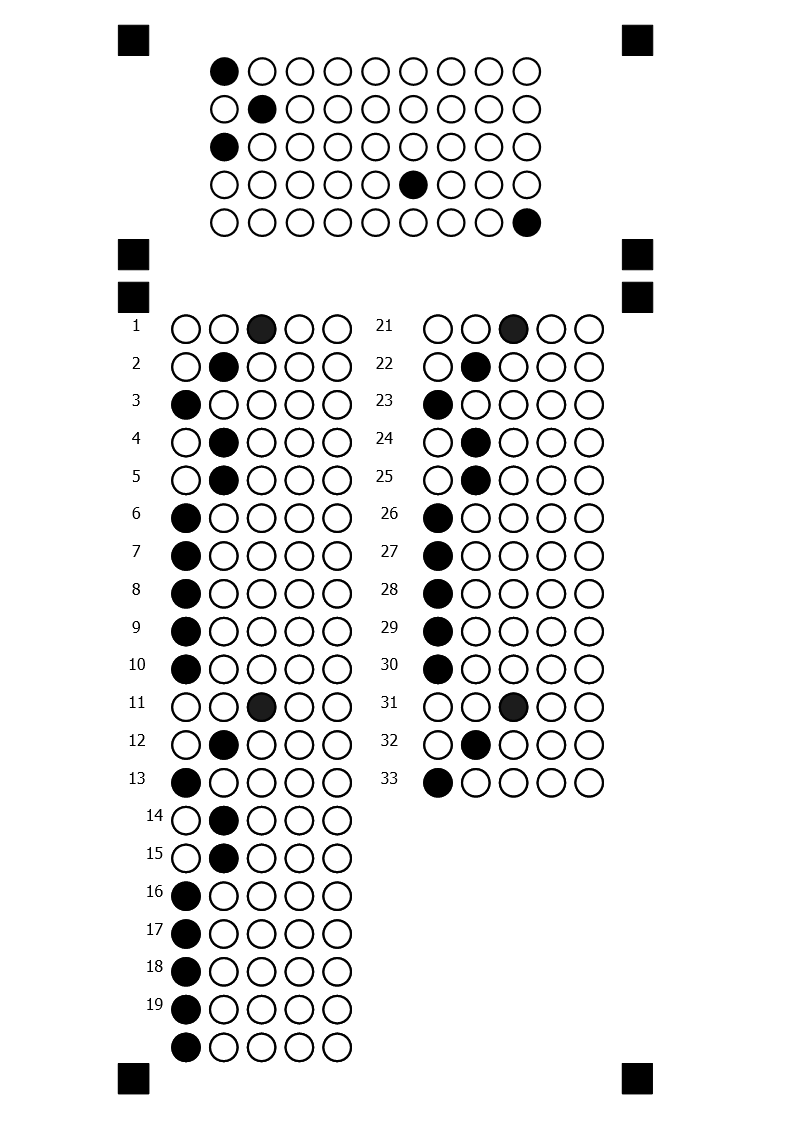
#> input picture x2.png, 795 x 1124 px; its folder holds only this picture in this run
$ python -i last_cleaned_before_tf.py   (imports and definitions only)
#> lines starting #> are read from the running program, lines starting #| are printed output that depends on the picture; after the words box and inside, x2 and y2 are one past the last pixel; in counts of white or black regions, pixels touching at a corner belong together
import cv2
import numpy as np
from imutils.perspective import four_point_transform
from PIL import Image
import os
from datetime import datetime
from django.shortcuts import render,redirect
from .models import Exam,Students,StudentsScores,Files
from django.conf import settings

#127.0.0.1
#3306
#root
#withALLAH

#############################################################
# C:\Users\nozom\Desktop\nnn
# home front not modified
# move analysis to models

############################################################

sqrAvrArea = 0
bubbleWidthAvr = 0
bubbleHeightAvr = 0
upperquestionCount = 6
upperbubbleCount = 10
upperovalCount = upperquestionCount * upperbubbleCount
BubbleSigned = 0
score = 0
secretenumber = ''
dimentions = [400,300,280,310,250,290,200,600,220,320]
upperdimentions=[600,400,500,420,300,320]
failed_images = []

def getCannyFrame( frame):
    gray = cv2.cvtColor(frame, cv2.COLOR_RGBA2GRAY)
    frame = cv2.Canny(gray, 127, 255)
    return frame


def getAdaptiveThresh( frame):
    frame = cv2.cvtColor(frame, cv2.COLOR_RGB2GRAY)
    adaptiveFrame = cv2.adaptiveThreshold(frame, 255, cv2.ADAPTIVE_THRESH_GAUSSIAN_C, cv2.THRESH_BINARY_INV, 51, 1)
    # adaptiveFrame = cv2.adaptiveThreshold(frame, 255, cv2.ADAPTIVE_THRESH_MEAN_C, cv2.THRESH_BINARY_INV, 51, 1)
    return adaptiveFrame

def getFourPoints( canny):
    squareContours = []
    contours, hie = cv2.findContours(canny, cv2.RETR_EXTERNAL, cv2.CHAIN_APPROX_SIMPLE)
    if len(contours) > 0:
        fourPoints = []
        i = 0
        for cnt in contours:

            (x, y), (MA, ma), angle = cv2.minAreaRect(cnt)

            epsilon = 0.04 * cv2.arcLength(cnt, False)
            approx = cv2.approxPolyDP(cnt, epsilon, True)

            x, y, w, h = cv2.boundingRect(cnt)
            aspect_ratio = float(w) / h
            if len(approx) == 4 and aspect_ratio >= 0.7 and aspect_ratio <= 1.2:
                M = cv2.moments(cnt)
                cx = int(M['m10'] / M['m00'])
                cy = int(M['m01'] / M['m00'])
                fourPoints.append((cx, cy))
                squareContours.append(cnt)
                i += 1
        squareContours = sorted(squareContours, key=cv2.contourArea, reverse=True)
        return fourPoints, squareContours

# We are using warping process for creative purposes
def getWarpedFrame( cannyFrame, frame):
    global sqrAvrArea
    fourPoints = np.array(getFourPoints(cannyFrame)[0], dtype="float32")
    fourContours = getFourPoints(cannyFrame)[1]

    if len(fourPoints) >= 4:
        newFourPoints = []
        newFourPoints.append(fourPoints[0])
        newFourPoints.append(fourPoints[1])
        newFourPoints.append(fourPoints[len(fourPoints) - 2])
        newFourPoints.append(fourPoints[len(fourPoints) - 1])

        newSquareContours = []
        newSquareContours.append(fourContours[0])
        newSquareContours.append(fourContours[1])
        newSquareContours.append(fourContours[len(fourContours) - 2])
        newSquareContours.append(fourContours[len(fourContours) - 1])

        for cnt in newSquareContours:
            area = cv2.contourArea(cnt)
            sqrAvrArea += area

        sqrAvrArea = int(sqrAvrArea / 4)

        newFourPoints = np.array(newFourPoints, dtype="float32")

        return four_point_transform(frame, newFourPoints)
    else:
        return None


def getOvalContours( adaptiveFrame):
    global bubbleWidthAvr
    global bubbleHeightAvr
    contours, hierarchy = cv2.findContours(adaptiveFrame, cv2.RETR_EXTERNAL, cv2.CHAIN_APPROX_SIMPLE)
    ovalContours = []

    for contour in contours:
        approx = cv2.approxPolyDP(contour, 0, True)
        ret = 0
        x, y, w, h = cv2.boundingRect(contour)

        # eliminating not ovals by approx lenght
        if (len(approx) > 10 and w / h <= 1.2 and w / h >= 0.8):

            mask = np.zeros(adaptiveFrame.shape, dtype="uint8")
            cv2.drawContours(mask, [contour], -1, 255, -1)

            ret = cv2.matchShapes(mask, contour, 1, 0.0)

            if (ret < 1):
                ovalContours.append(contour)
                bubbleWidthAvr += w
                bubbleHeightAvr += h
    bubbleWidthAvr = bubbleWidthAvr / len(ovalContours)
    bubbleHeightAvr = bubbleHeightAvr / len(ovalContours)
    ovalContours = ovalContours
    return ovalContours

# [56 lines left out: functions x_cord_contour, y_cord_contour, split_image_to_upper_lower, split_lowerimage_to_left_right, thresholding_image, not called in this run]

def get_ovalcontours_from_image_with_normal_dimntions(image_path):
#> called with image_path = '../x2.png'
    imagee = cv2.imread(image_path)
#> imagee is the input picture: shape (1124, 795, 3); min 0, max 255, mean 234.9
    h, w, _ = imagee.shape
#> h = 1124; w = 795
    frame = cv2.resize(imagee, (w, h), interpolation=cv2.INTER_LANCZOS4)
    cannyFrame = getCannyFrame(frame)
#> in getCannyFrame, `frame = cv2.Canny(gray, 127, 255)`:
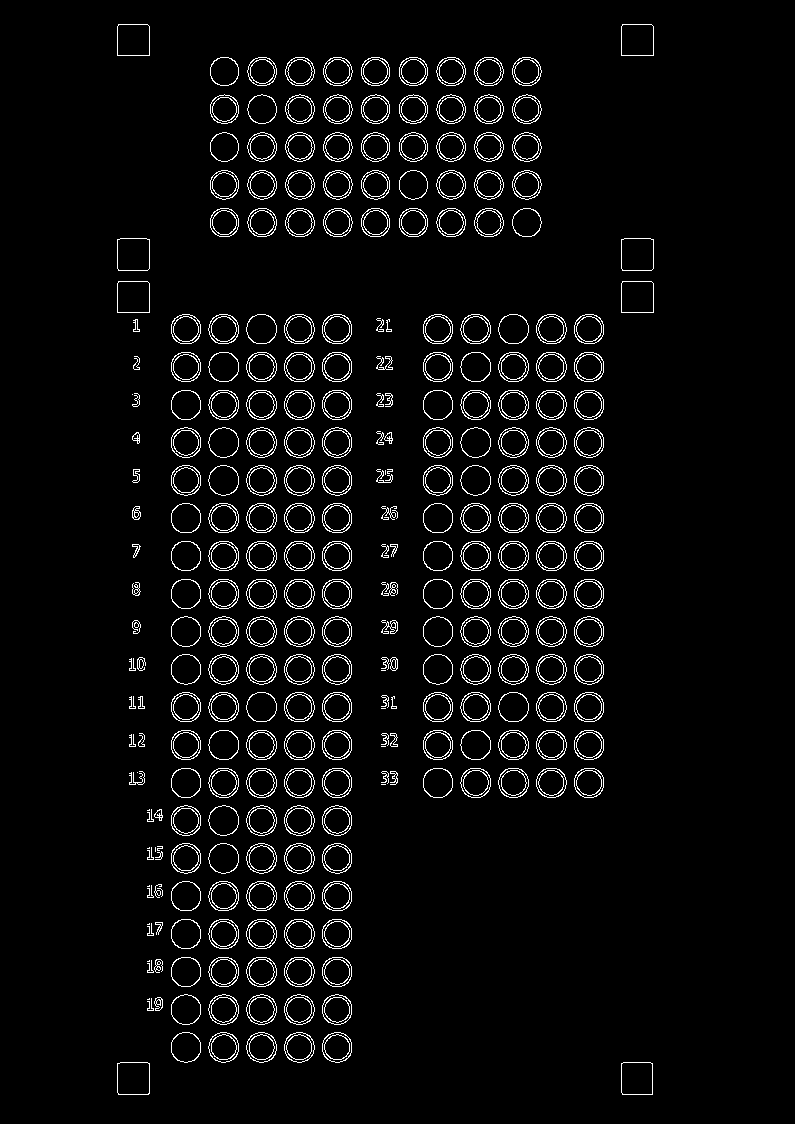
#> frame: shape (1124, 795); 4.3% white in thin lines or dots, all inside (x1, y1, x2, y2) = (117, 24, 654, 1095)
    warpedFrame = getWarpedFrame(cannyFrame, frame)
#> in getFourPoints, `contours, hie = cv2.findContours(canny, cv2.RETR_EXTERNAL, cv2.CHAIN_A..`: contours = 285 contours, 39 with area under 20; largest, box (x1, y1, x2, y2) and area: (117, 1062, 150, 1095) 1018, (621, 238, 654, 271) 1016, (117, 238, 150, 271) 1016, (621, 281, 654, 313) 988, (117, 281, 150, 313) 988; hie = 285 rows, first 6: [1, -1, -1, -1], [2, 0, -1, -1], [3, 1, -1, -1], [4, 2, -1, -1], [5, 3, -1, -1], [6, 4, -1, -1]
#> the loop in getFourPoints, `for cnt in contours: ` made 285 passes
#> (MA, ma, angle, epsilon, approx, w) on passes 1, 2, 51: (32, 31, -90, 3.89, [[621, 1063], [622, 1094], [652, 1094], [652, 1063]], 32), (32, 32, -90, 3.95, [[117, 1063], [118, 1094], [149, 1093], [149, 1063]], 33), (11, 8, -90, 1.25, [[159, 809], [154, 816], [161, 820], [161, 809]], 9)
#> (MA, ma, angle, epsilon, w, h) on pass 183: (11, 8, -90, 1.25, 9, 12)
#> the loop in getFourPoints (call 2), `for cnt in contours: ` made 285 passes
#> cnt on passes 9, 17, 25: [[149, 998], [148, 999], [147, 999], [149, 999]], [[149, 960], [148, 961], [147, 961], [149, 961]], [[149, 923], [148, 924], [147, 924], [149, 924]]
#> the loop in getWarpedFrame, `for cnt in newSquareContours:` made 4 passes
#> in getWarpedFrame, `return four_point_transform(frame, newFourPoints)`:
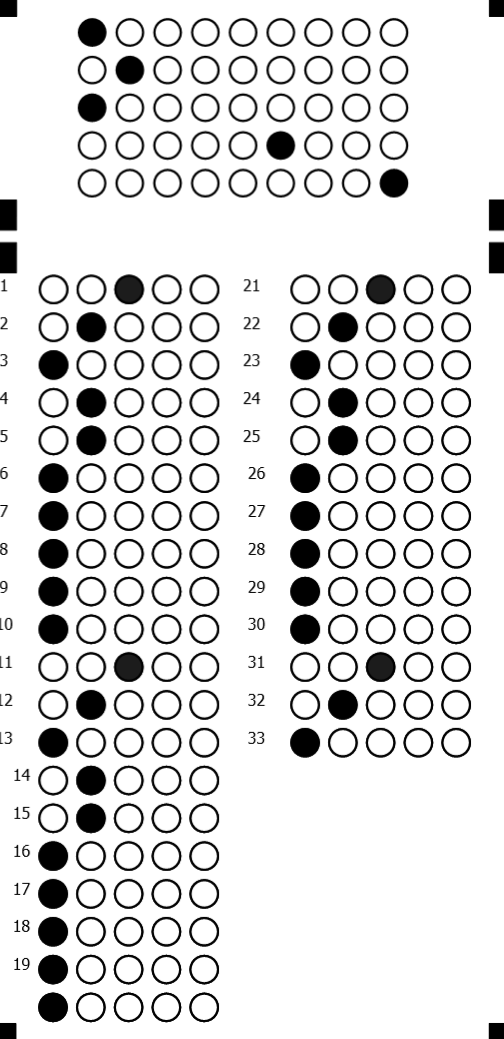
#> returned value: shape (1039, 504, 3); min 0, max 255, mean 223
    adaptiveFrame = getAdaptiveThresh(warpedFrame)
#> in getAdaptiveThresh, `adaptiveFrame = cv2.adaptiveThreshold(frame, 255, cv2.ADAPTIVE_THRESH_..`:
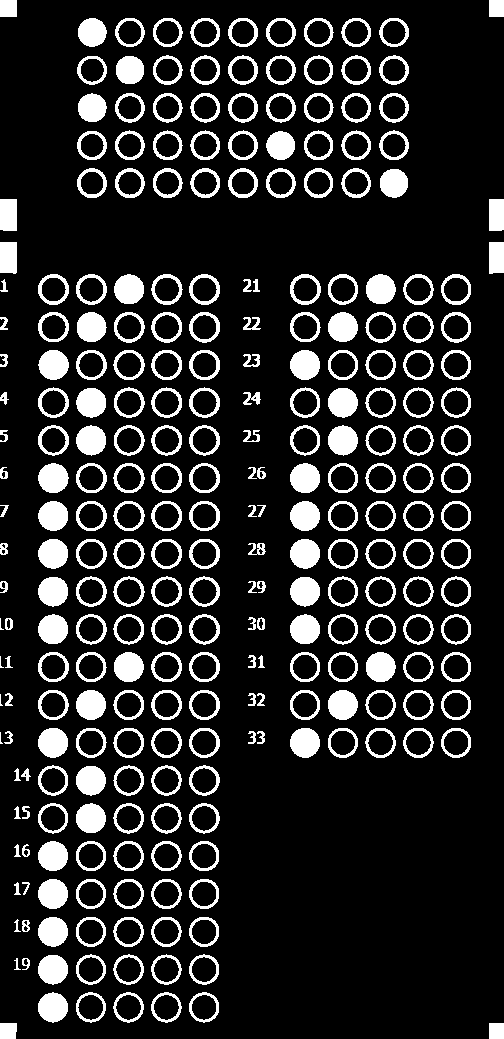
#> adaptiveFrame: shape (1039, 504); 15.4% white; 268 white regions (4 under 20 px), largest, box (x1, y1, x2, y2) and area: (38, 463, 69, 493) 714, (38, 350, 69, 380) 713, (290, 463, 320, 493) 713
    ovalContours = getOvalContours(adaptiveFrame)
#> the loop in getOvalContours, `for contour in contours:` made 268 passes
#> contour on passes 1, 50: [[489, 1023], [489, 1038], [503, 1038], [503, 1023]], [[0, 732], [0, 743], [2, 743], [0, 741]]
#> after the loop in getOvalContours, `for contour in contours:`:
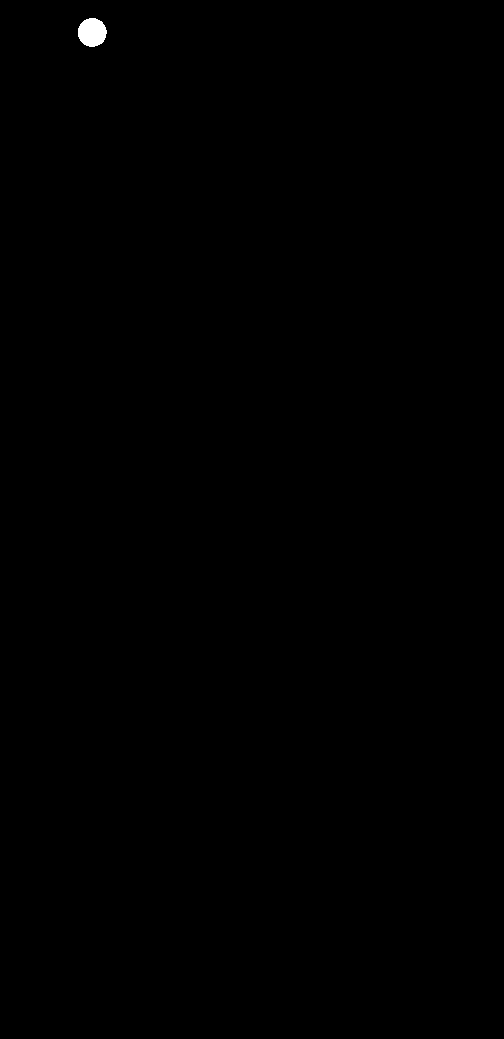
#> mask: shape (1039, 504); 0.12% white; 1 white region, box (x1, y1, x2, y2) and area: (78, 18, 107, 47) 654
    return ovalContours,adaptiveFrame

# [289 lines left out: functions get_ovalcontours_from_image_with_list_of_dimentions, score_image_part, read_military_number, printscore, getCurrentExamDegrees, ExamsFilter and 1 more, not called in this run]

>>> result = get_ovalcontours_from_image_with_normal_dimntions('../x2.png')
